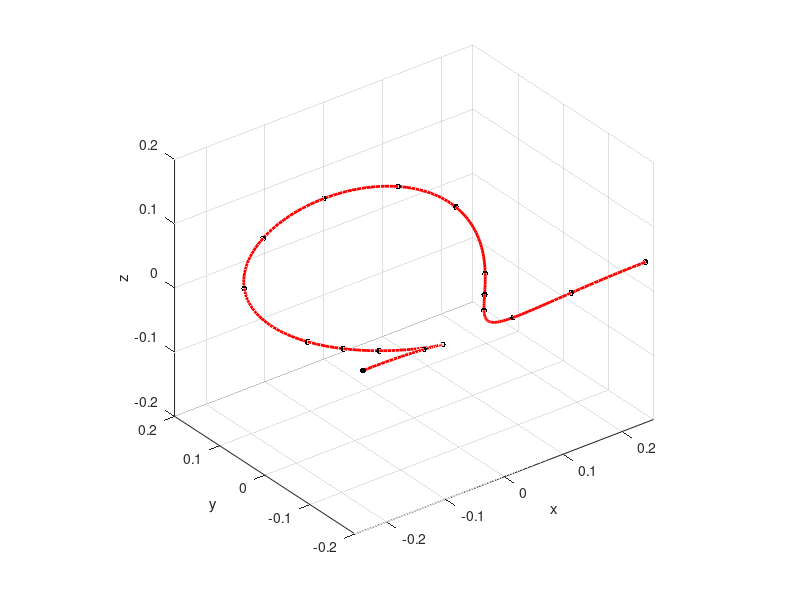

Recreate this plot in MATLAB. (Note: this script raises an error after producing the figure.)
% 3D parametric RUC curve (sin/cos form) -> pick points -> local frames (T,N1,N2)
% -> build fully connected tangent segments (Aend,Bend) + length -> export

clear; clc; close all;
format long

%% -----------------------------
% 1) Define one RUC parametric curve (no spline)
%% -----------------------------
lambda_x = 0.2;
lambda_y = 0.2;
lambda_z = 0.2;

iRUC  = 0;                 % choose ONE RUC (y-shift index)
nFine = 257;               % dense sampling for visualization
w     = linspace(-2, 2, nFine);   % choose endpoints so y=0 at both ends (iRUC=0)

% parametric curve (x(w), y(w), z(w))
x = lambda_x * 0.6  * ( w + sin(pi*w) );
y = lambda_y * 1.0  * cos((pi*w)/2) + 0.3*iRUC;
z = lambda_z * 0.25 * cos(pi*w);

Pfine = [x(:), y(:), z(:)];

% analytic derivatives wrt w (tangent direction)
dxdw = lambda_x * 0.6  * ( 1 + pi*cos(pi*w) );
dydw = lambda_y * 1.0  * ( -(pi/2)*sin((pi*w)/2) );
dzdw = lambda_z * 0.25 * ( -pi*sin(pi*w) );

dPdw_fine = [dxdw(:), dydw(:), dzdw(:)];

% plot dense curve
figure; hold on; grid on;
plot3(Pfine(:,1), Pfine(:,2), Pfine(:,3), 'r-', 'LineWidth', 2);
axis equal; view(3);
xlabel('x'); ylabel('y'); zlabel('z');

%% -----------------------------
% 2) Pick points on the curve and compute tangents at those points
%% -----------------------------
step = 16;                      % pick every "step"-th point
% idx  = 1:step:nFine;
idx = [ ... 
    1, 17, 33, ... 
    57, 65, 73, ... 
    97, 113, 129, ... 
    145, 161, ... 
    185, 193, 201, ... 
    225, 241, 257 ];

P2    = Pfine(idx,:);            % picked points (Nx3)
dPdt  = dPdw_fine(idx,:);        % derivatives wrt w at picked points (Nx3)
T     = dPdt ./ vecnorm(dPdt,2,2); % unit tangent (Nx3)
N     = size(P2,1);

% plot picked points
plot3(P2(:,1),P2(:,2),P2(:,3),'k.','MarkerSize',14);


%% -----------------------------
% 3) Build arbitrary orthonormal directions N1, N2 (per point)
%% -----------------------------
N1 = zeros(N,3);
N2 = zeros(N,3);

for ii = 1:N
    ti = T(ii,:);

    % choose a reference vector not nearly parallel to T
    if abs(ti(1)) < 0.9
        a = [1 0 0];
    else
        a = [0 1 0];
    end

    % Gram-Schmidt: make N1 ⟂ T
    n1 = a - dot(a,ti)*ti;
    n1 = n1 / norm(n1);

    % N2 completes a right-handed orthonormal triad
    n2 = cross(ti, n1);
    n2 = n2 / norm(n2);

    N1(ii,:) = n1;
    N2(ii,:) = n2;
end

%% -----------------------------
% 4) Build fully connected tangent segments using shared junctions
%    Junction J(k) is defined between tangent lines k and k+1
%% -----------------------------
J = zeros(N-1,3);
for k = 1:N-1
    [q1,q2] = closestPtsTwoLines(P2(k,:),   T(k,:), ...
                                 P2(k+1,:), T(k+1,:));
    J(k,:) = 0.5*(q1 + q2);   % midpoint of closest approach (shared junction)
end

Aend   = nan(N,3);
Bend   = nan(N,3);
SegLen = nan(N,1);

for k = 1:N
    pk = P2(k,:);
    tk = T(k,:);

    if k == 1
        % one-sided at first point: from P2(1) to junction J(1) projected on line 1
        Jr = J(1,:);
        sr = dot(Jr - pk, tk);
        Aend(k,:) = pk;
        Bend(k,:) = pk + sr*tk;

    elseif k == N
        % one-sided at last point: from junction J(N-1) projected on line N to P2(N)
        Jl = J(end,:);
        sl = dot(Jl - pk, tk);
        Aend(k,:) = pk + sl*tk;
        Bend(k,:) = pk;

    else
        % two-sided: endpoints come from shared junctions on both sides
        Jl = J(k-1,:);
        Jr = J(k,:);
        sl = dot(Jl - pk, tk);
        sr = dot(Jr - pk, tk);
        Aend(k,:) = pk + sl*tk;
        Bend(k,:) = pk + sr*tk;
    end

    % length of the segment on tangent line k
    SegLen(k) = norm(Bend(k,:) - Aend(k,:));
end

% connection points (shared endpoints after projection)
C = Bend(1:end-1,:);                % should match Aend(2:end,:)
conn = Bend(1:end-1,:) - Aend(2:end,:);
fprintf('mean connection gap = %.3e\n', mean(vecnorm(conn,2,2)));
fprintf('max  connection gap = %.3e\n', max(vecnorm(conn,2,2)));

% plot segments + junctions
figure; hold on; grid on;
plot3(P2(:,1),P2(:,2),P2(:,3),'k.','MarkerSize',14);
plot3(J(:,1),J(:,2),J(:,3),'bo','MarkerSize',6,'LineWidth',1.2);

for k = 1:N
    plot3([Aend(k,1) Bend(k,1)], ...
          [Aend(k,2) Bend(k,2)], ...
          [Aend(k,3) Bend(k,3)], 'g-', 'LineWidth', 2);
end
axis equal; view(3);
xlabel('x'); ylabel('y'); zlabel('z');

%% -----------------------------
% 5 Overlay plot: original curve + connected tangent segments
%% -----------------------------
figure; hold on; grid on;

% original dense curve
plot3(Pfine(:,1), Pfine(:,2), Pfine(:,3), 'r-', 'LineWidth', 2);


% connected tangent segments
for k = 1:N
    plot3([Aend(k,1) Bend(k,1)], ...
          [Aend(k,2) Bend(k,2)], ...
          [Aend(k,3) Bend(k,3)], 'g-', 'LineWidth', 2);
end


axis equal; view(3);
xlabel('x'); ylabel('y'); zlabel('z');


%% -----------------------------
% 6) Export to Excel: one row per point
%% -----------------------------
M = [P2, T, N1, N2, SegLen];

headers = {'P2x','P2y','P2z', ...
           'Tx','Ty','Tz', ...
           'N1x','N1y','N1z', ...
           'N2x','N2y','N2z', ...
           'Length'};

outFile = 'data_parametric_nonuniform.xlsx';
writecell(headers, outFile, 'Sheet', 1, 'Range', 'A1');
writematrix(M,     outFile, 'Sheet', 1, 'Range', 'A2');
disp(['Wrote: ', outFile]);

%% ===========================
% Local function
%% ===========================
function [q1, q2, s, t] = closestPtsTwoLines(p1,u1,p2,u2)
% Closest points between two 3D lines:
%   L1(s) = p1 + s*u1
%   L2(t) = p2 + t*u2

    p1 = p1(:); u1 = u1(:);
    p2 = p2(:); u2 = u2(:);

    if norm(u1) > 0, u1 = u1/norm(u1); end
    if norm(u2) > 0, u2 = u2/norm(u2); end

    w0 = p1 - p2;

    a = dot(u1,u1);
    b = dot(u1,u2);
    c = dot(u2,u2);
    d = dot(u1,w0);
    e = dot(u2,w0);

    denom = a*c - b*b;

    if abs(denom) < 1e-12
        % nearly parallel
        s = 0;
        t = e / c;
    else
        s = (b*e - c*d) / denom;
        t = (a*e - b*d) / denom;
    end

    q1 = (p1 + s*u1).';
    q2 = (p2 + t*u2).';
end
